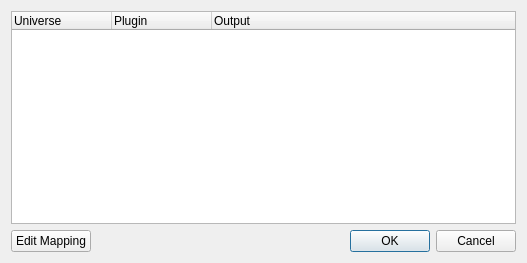
<ui version="4.0" >
 <class>DMXMapEditor</class>
 <widget class="QDialog" name="DMXMapEditor" >
  <property name="geometry" >
   <rect>
    <x>0</x>
    <y>0</y>
    <width>527</width>
    <height>263</height>
   </rect>
  </property>
  <property name="windowTitle" >
   <string>Dialog</string>
  </property>
  <layout class="QVBoxLayout" >
   <item>
    <widget class="QTreeWidget" name="m_listView" >
     <column>
      <property name="text" >
       <string>Universe</string>
      </property>
     </column>
     <column>
      <property name="text" >
       <string>Plugin</string>
      </property>
     </column>
     <column>
      <property name="text" >
       <string>Output</string>
      </property>
     </column>
    </widget>
   </item>
   <item>
    <layout class="QHBoxLayout" >
     <item>
      <widget class="QPushButton" name="m_editMappingButton" >
       <property name="text" >
        <string>Edit Mapping</string>
       </property>
      </widget>
     </item>
     <item>
      <widget class="QDialogButtonBox" name="m_buttonBox" >
       <property name="orientation" >
        <enum>Qt::Horizontal</enum>
       </property>
       <property name="standardButtons" >
        <set>QDialogButtonBox::Cancel|QDialogButtonBox::NoButton|QDialogButtonBox::Ok</set>
       </property>
      </widget>
     </item>
    </layout>
   </item>
  </layout>
 </widget>
 <resources/>
 <connections>
  <connection>
   <sender>m_buttonBox</sender>
   <signal>accepted()</signal>
   <receiver>DMXMapEditor</receiver>
   <slot>accept()</slot>
   <hints>
    <hint type="sourcelabel" >
     <x>248</x>
     <y>254</y>
    </hint>
    <hint type="destinationlabel" >
     <x>157</x>
     <y>274</y>
    </hint>
   </hints>
  </connection>
  <connection>
   <sender>m_buttonBox</sender>
   <signal>rejected()</signal>
   <receiver>DMXMapEditor</receiver>
   <slot>reject()</slot>
   <hints>
    <hint type="sourcelabel" >
     <x>316</x>
     <y>260</y>
    </hint>
    <hint type="destinationlabel" >
     <x>286</x>
     <y>274</y>
    </hint>
   </hints>
  </connection>
 </connections>
</ui>
